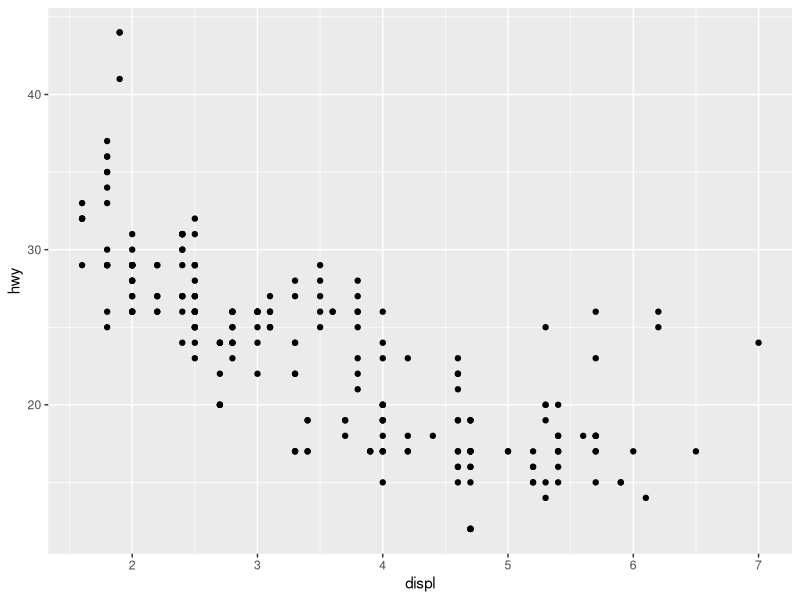
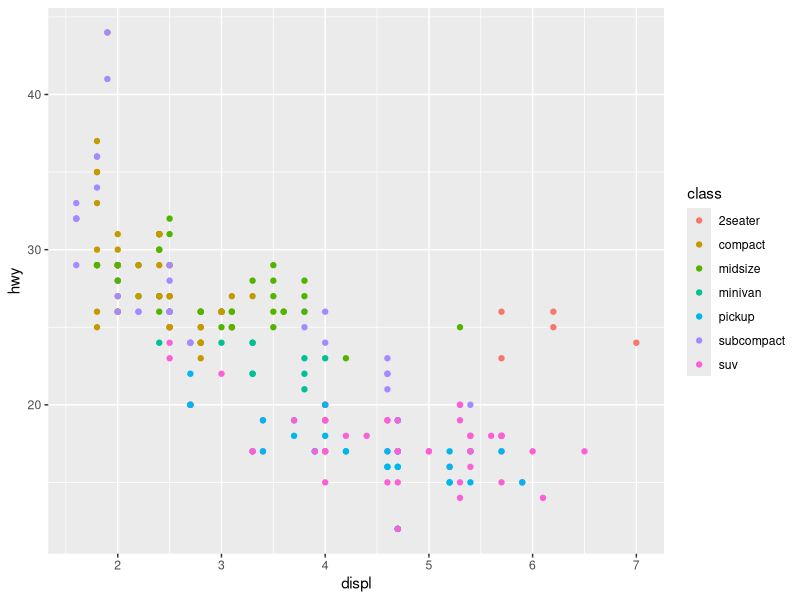
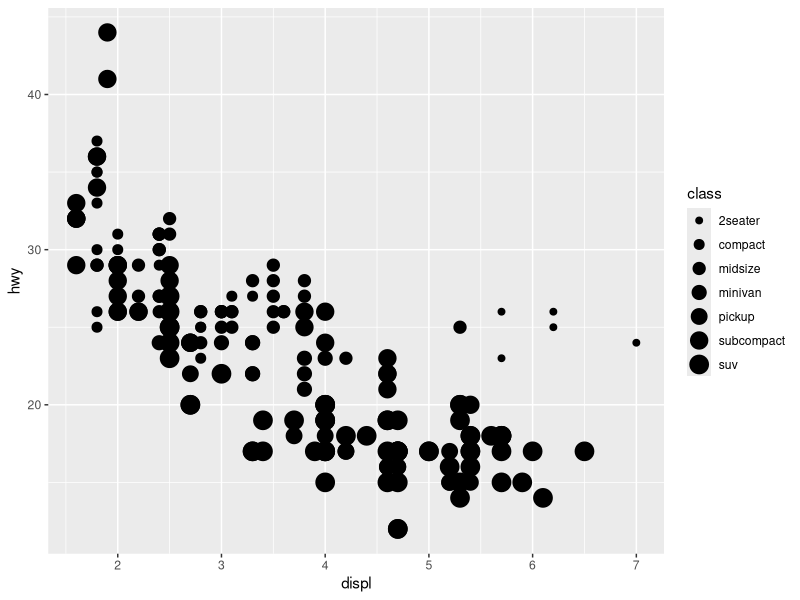
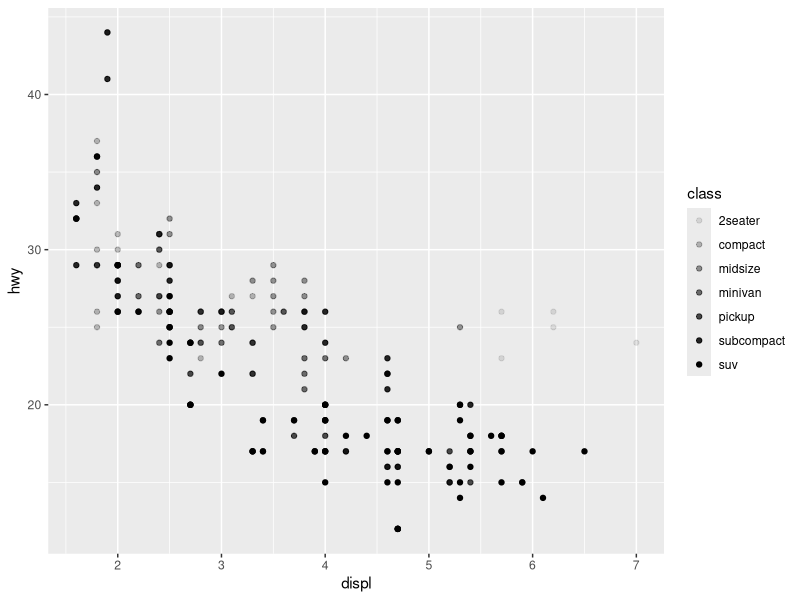
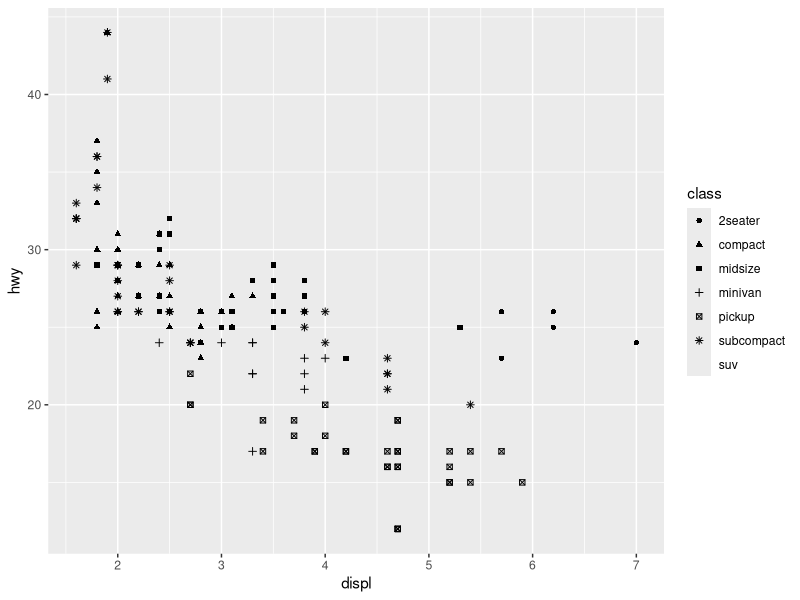
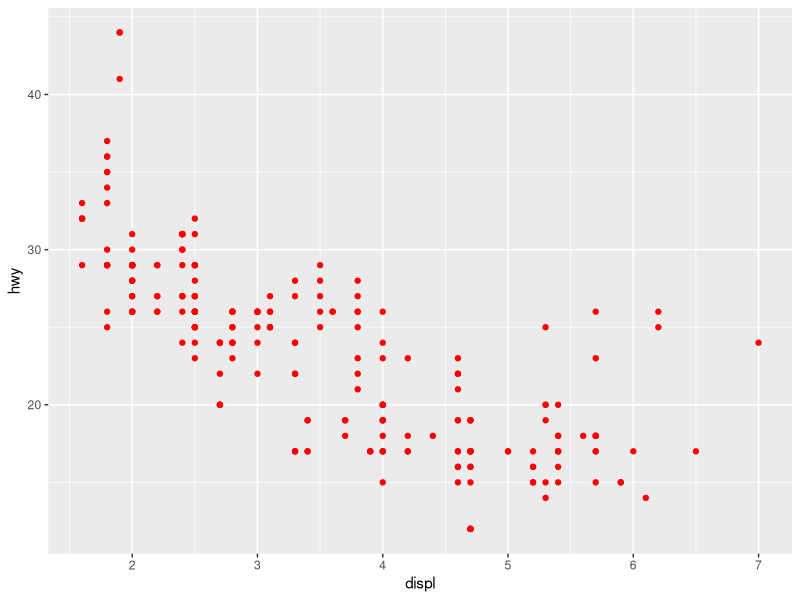
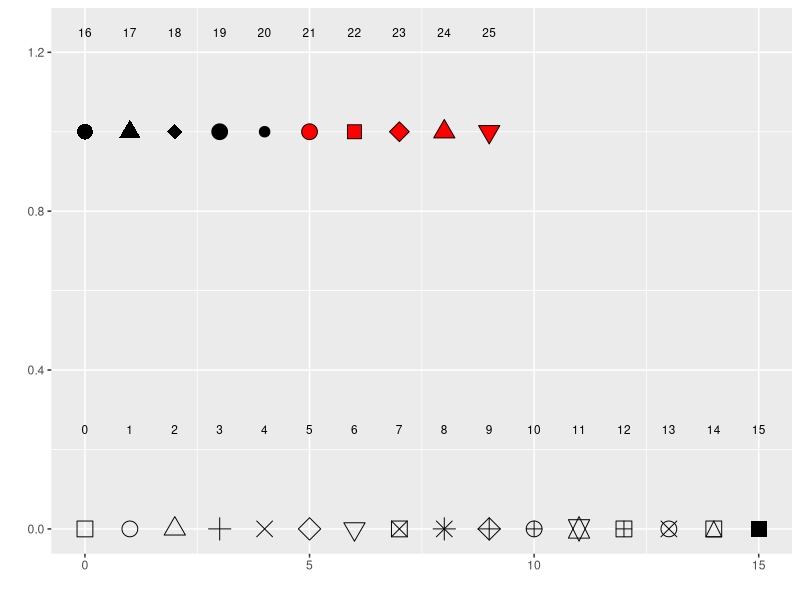
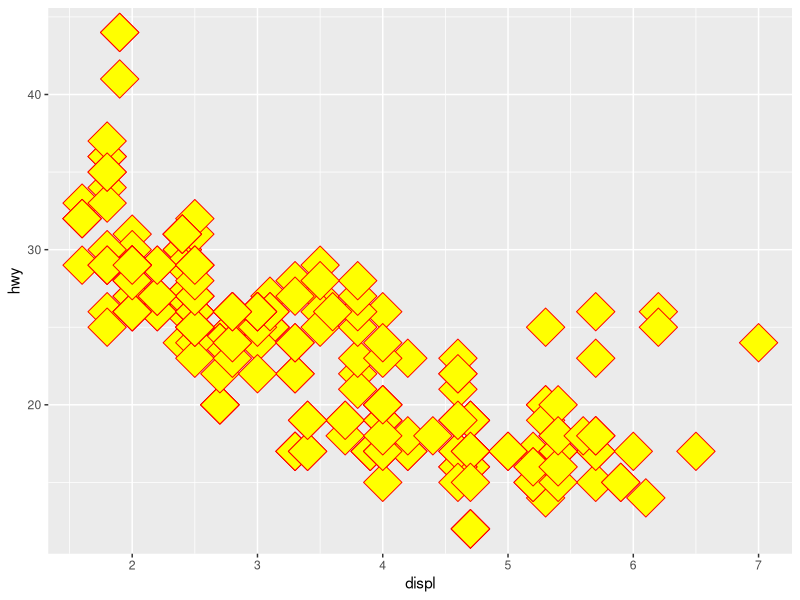

Source code (R) for these figures, in order:
library(tidyverse)
# tidyverse 1.2.1 ──
# ✔ ggplot2 3.2.1     ✔ purrr   0.3.3
# ✔ tibble  2.1.3     ✔ dplyr   0.8.3
# ✔ tidyr   1.0.0     ✔ stringr 1.4.0
# ✔ readr   1.3.1     ✔ forcats 0.4.0

# Los coches con motor más grande consumen más combustible
# que los coches con motor más pequeño.
# La relación consumo / tamaño es lineal?  Es no lineal? Es exponencial?
# Es positiva? Es negativa?

View(mpg)
?mpg
# displ: Tamaño del motor del coche en litros.
# hwy: Número de millas recorridas en autopista por galón de combustible (3.785411784 litros).

ggplot(data = mpg) +
  geom_point(mapping = aes(x = displ, y = hwy))

# Plantilla para hacer una representación gráfica con ggplot.
# ggplot(data = <DATA_FRAME>) +
#   <GEOM_FUNCTION>(mapping = aes(<MAPPINGS>))

# Color de los puntos.
ggplot(data = mpg) +
  geom_point(mapping = aes(x = displ, y = hwy, color = class))

# Tamaño de los puntos.
ggplot(data = mpg) +
  geom_point(mapping = aes(x = displ, y = hwy, size = class))

# Transparencia de los puntos.
ggplot(data = mpg) +
  geom_point(mapping = aes(x = displ, y = hwy, alpha = class))

# Forma de los puntos (solo permite 6 formas a la vez).
ggplot(data = mpg) +
  geom_point(mapping = aes(x = displ, y = hwy, shape = class))

# Elección manual de estéticas.
ggplot(data = mpg) +
  geom_point(mapping = aes(x = displ, y = hwy), color = "red")
# color = Nombre del color en formato string.
# size = Tamaño del punto en mm.
# shape = Forma del punto con números del 0 al 127.
# 0  - 14: Son formas huecas, por tanto solo se le puede cambiar el color.
# 15 - 20: Son formas rellenas de color, por tanto se le puede cambiar el color.
# 21 - 25: Son formas con borde y relleno y se les puede cambiar el color (borde) y el fill (relleno).

# http://sape.inf.usi.ch/quick-reference/ggplot2/shape
d=data.frame(p=c(0:25))
ggplot() +
  scale_y_continuous(name="") +
  scale_x_continuous(name="") +
  scale_shape_identity() +
  geom_point(data=d, mapping=aes(x=p%%16, y=p%/%16, shape=p), size=5, fill="red") +
  geom_text(data=d, mapping=aes(x=p%%16, y=p%/%16+0.25, label=p), size=3)

# Ejemplo de gráfico con rombos amarillos de borde rojo.
ggplot(data = mpg) +
  geom_point(mapping = aes(x = displ, y = hwy),
             shape = 23,
             size = 10,
             color = "red",
             fill = "yellow")


ggplot(data = mpg) +
  geom_point(mapping = aes(x = displ, y = cyl),
             shape = 21,
             size = 1,
             color = "red",
             fill = "green")

ggplot(data = mpg) +
  geom_point(mapping = aes(x = displ, y = cty),
             shape = 22,
             size = 3,
             color = "yellow",
             fill = "purple")

ggplot(data = mpg) +
  geom_point(mapping = aes(x = displ, y = hwy),
             shape = 23,
             size = 5,
             color = "orange",
             fill = "blue",
             stroke = 3)

ggplot(data = mpg) +
  geom_point(mapping = aes(x = displ,
                           y = cty,
                           color = displ < 4
                           )
             )

## Facets
# facet_wrap(~<FORMULA_VARIABLE>): La variable debe ser discreta.
ggplot(data = mpg) +
  geom_point(mapping = aes(x = displ, y = hwy)) +
  facet_wrap(~class, nrow = 3)

# No recomendable usar variables contínuas en el facet, pues
# generará un gráfico por cada valor existente de dicha
# variable, por ejemplo:
ggplot(data = mpg) +
  geom_point(mapping = aes(x = displ, y = hwy)) +
  facet_wrap(~cty, nrow = 3)

# facet_grid(<FORMULA_VARIABLE1>~<FORMULA_VARIABLE2>)
ggplot(data = mpg) +
  geom_point(mapping = aes(x = displ, y = hwy)) +
  facet_grid(drv~cyl)

ggplot(data = mpg) +
  geom_point(mapping = aes(x=drv, y = cyl)) 

ggplot(data = mpg) +
  geom_point(mapping = aes(x = displ, y = hwy)) +
  facet_grid(~cyl)


ggplot(data = mpg) +
  geom_point(mapping = aes(x=displ, y = hwy)) +
  facet_grid(.~cyl)

ggplot(data = mpg) +
  geom_point(mapping = aes(x=displ, y = hwy)) +
  facet_grid(drv~.)

ggplot(data = mpg) +
  geom_point(mapping = aes(x = displ, y = hwy)) +
  facet_wrap(~class, nrow = 3)

ggplot(data = mpg) +
  geom_point(mapping = aes(x = displ, y = hwy)) +
  facet_wrap(~class, scales = "free")

ggplot(data = mpg) +
  geom_point(mapping = aes(x = displ, y = hwy)) +
  facet_wrap(vars(cyl, drv))

?facet_wrap
?facet_grid

# Diferentes geometrías.
ggplot(data = mpg) +
  geom_point(mapping = aes(x=displ, y = hwy))

ggplot(data = mpg) +
  geom_smooth(mapping = aes(x=displ, y = hwy))

ggplot(data = mpg) +
  geom_smooth(mapping = aes(x=displ, y = hwy, linetype = drv))